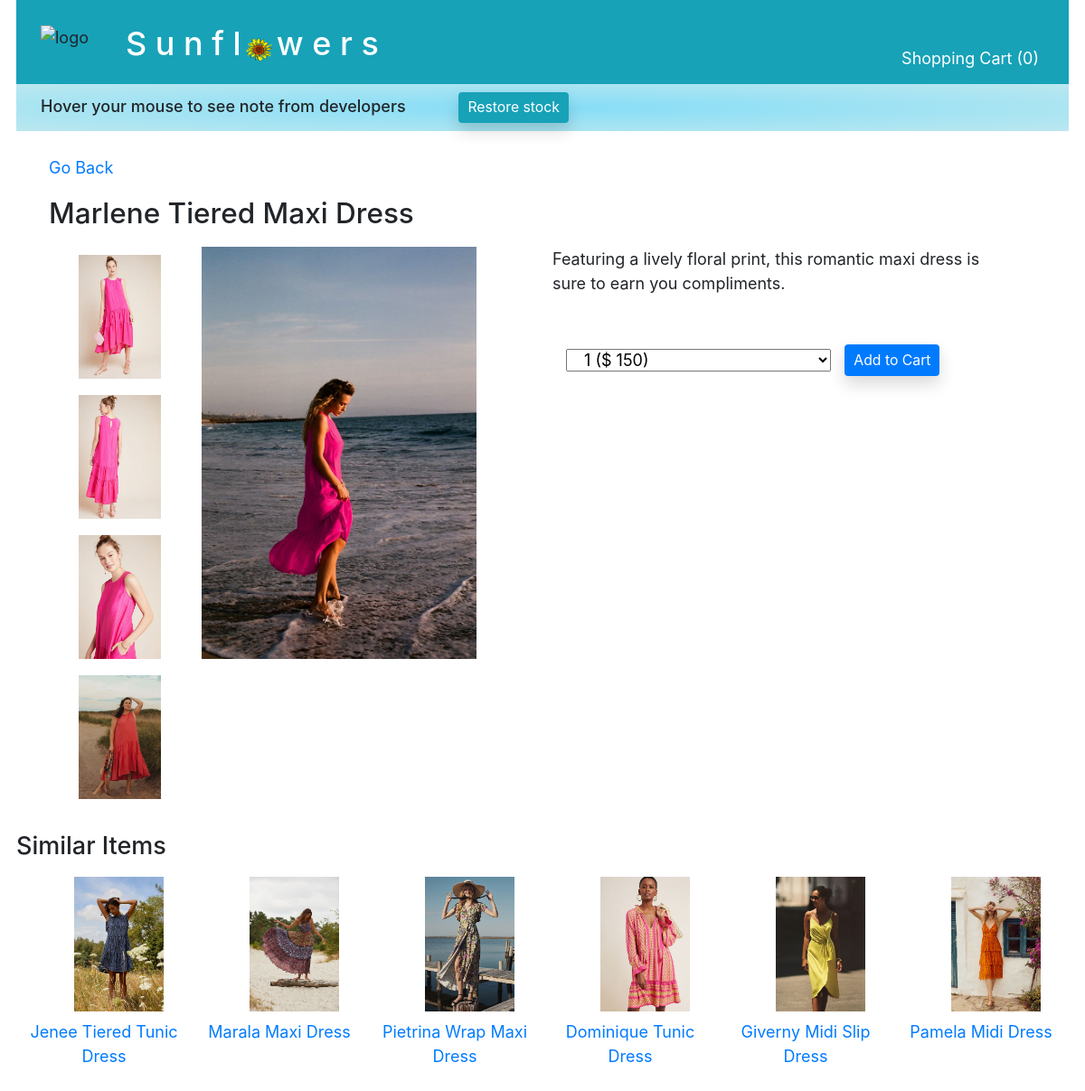
Page /product/category/1/item/2 on the committed database.
### main/models.py (models this page shows, shortened)
class Product(models.Model):
    name = models.CharField(max_length=255, default="")
    desc= models.TextField(default="")
    quantity_purchased = models.IntegerField(default=0)
    quantity_sold = models.IntegerField(default=0)
    quantity_available = models.IntegerField(default=0)
    temp_quan_avail = models.IntegerField(default=0)
    unit_price=models.DecimalField(max_digits=5, decimal_places=0)
    category = models.ForeignKey(
        Category,
        related_name='products_included',
        on_delete=models.CASCADE
    )
    objects = ClassManager()

class Photo(models.Model):
    img = models.ImageField(upload_to='products', blank=True)
    type_of_photo = models.ForeignKey(
        PhotoType,
        related_name='photos_included',
        on_delete=models.CASCADE
    )
    for_product = models.ForeignKey(
        Product,
        related_name='photos',
        on_delete=models.CASCADE
    )

### main/views.py (the view)
# urls.py: path('product/category/<int:cat_id>/item/<int:product_id>', views.display_product),
def display_product(request, cat_id, product_id ):
    price_1 = Product.objects.get(id=product_id).unit_price
    price_2 = Product.objects.get(id=product_id).unit_price*2
    price_3 = Product.objects.get(id=product_id).unit_price*3
    if "cart_dict" not in request.session:
        request.session["cart_dict"] ={};
        quantity_in_cart = 0
    else:
        quantity_in_cart = 0
        for key in request.session["cart_dict"]:
            quantity_in_cart += request.session["cart_dict"][key]
    context = {
        "this_product": Product.objects.get(id=product_id),
        "this_category": Category.objects.get(id=cat_id),
        "similar_items": Product.objects.filter(category_id=cat_id),
        "price_1": price_1,
        "price_2": price_2,
        "price_3": price_3,
        "product_class": Product,
        "quantity_in_cart": quantity_in_cart,
    }
    print('request.session["cart_dict"]: ', request.session["cart_dict"])
    print("quantity_in_cart: ", quantity_in_cart)
    print("request.POST: ", request.POST)
    return render(request, '_3_shop_prod_info.html', context)

### main/templates/_3_shop_prod_info.html (shortened to what this page needs)
<!DOCTYPE html>
<html lang="en">
<head>
    {% include "_0_head_tags.html" %}
</head>
<body>
    <div id="container">
        {% include "_0_top_nav_bar.html" %}
        <a class="row mx-5 mb-3" href="/product/category/{{ this_category.id }}">Go Back</a>
        <div class="row mx-5 h3 mb-3">{{ this_product.name }}</div>
        <div class="row mx-3">
            <div class="col-5 mx-5">
                <div class="row">
                    <div class="col-3">
                        {% for photo in this_product.photos.all %}
                        {% if photo.type_of_photo_id == 2 %}
                        <div class="row">
                            <a href="/product/category/{{this_category.id}}/item/{{this_product.id}}/{{photo.id}}"><img class="col my-2" src="{{ photo.img.url }}"></a>
                        </div>
                        {% endif %}
                        {% endfor %}
                    </div>
                    <div class="col">
                        {% for photo in this_product.photos.all %}
                        {% if photo.type_of_photo_id == 1 %}
                        <img class="col-12 mb-2" src="{{ photo.img.url }}">
                        {% endif %}
                        {% endfor %}
                    </div>
                </div>
            </div>
            <div class="col-5">
                <div class="row mb-5">{{this_product.desc}}</div>
                <form class="row" action="/add_to_cart" method="POST">
                    <div class="col-8 offset-0">
                        <select class="col-12 mt-1" name="quantity" id="">
                            {% if this_product.temp_quan_avail >= 1 %}
                            <option value="1">1 ($ {{price_1}})</option>
                            {% endif %}
                        </select>
                    </div>
                    <button class=" btn btn-primary btn-sm shadow" >Add to Cart</button>
                </form>
            </div>
        </div>
        <div class="row mx-3 py-2 mt-3 h4">Similar Items</div>
        <div class="row mx-3">
            {% for product in similar_items|slice:":7" %}
            {% if product.id != this_product.id and this_product.temp_quan_avail > 0 %}
            {% for photo in product.photos.all %}
            {% if photo.type_of_photo_id == 1 %}
            <div class="col-2 text-center mb-5">
                <div class="row">
                    <a class="" href="/product/category/{{this_category.id}}/item/{{ product.id}}"><img style="height: auto !important;" class="col-8 offset-2 mb-2" src="{{ photo.img.url }}">
                </div>
                <a class="" href="/product/category/{{this_category.id}}/item/{{ product.id}}">{{ product.name }}</a>
            </div>
            {% endif %}
            {% endfor %}
            {% endif %}
            {% endfor %}
        </div>
    </div>
</body>
</html>

### main/static/projectStyle.css (style rules this page uses)
* { font-size:1.5vw; }
img { height: auto !important; }

### main/templates/_3_shop_prod_info.html (style rules this page uses)
* { font-size:1.5vw; }
img { height: auto !important; }

### rows in the picture
Product: name "Marlene Tiered Maxi Dress", desc "Featuring a lively floral print, this romantic maxi dress is sure to earn you compliments.", quantity "1 ($ 150)"
Photo: img (picture)
Photo: img (picture)
Photo: img (picture)
Photo: img (picture)
Photo: img (picture)
Product: name "Jenee Tiered Tunic Dress"
Photo: img (picture)
Product: name "Marala Maxi Dress"
Photo: img (picture)
Product: name "Pietrina Wrap Maxi Dress"
Photo: img (picture)
Product: name "Dominique Tunic Dress"
Photo: img (picture)
Product: name "Giverny Midi Slip Dress"
Photo: img (picture)
Product: name "Pamela Midi Dress"
Photo: img (picture)

### other values in the picture
{{ quantity_in_cart }} "0"
